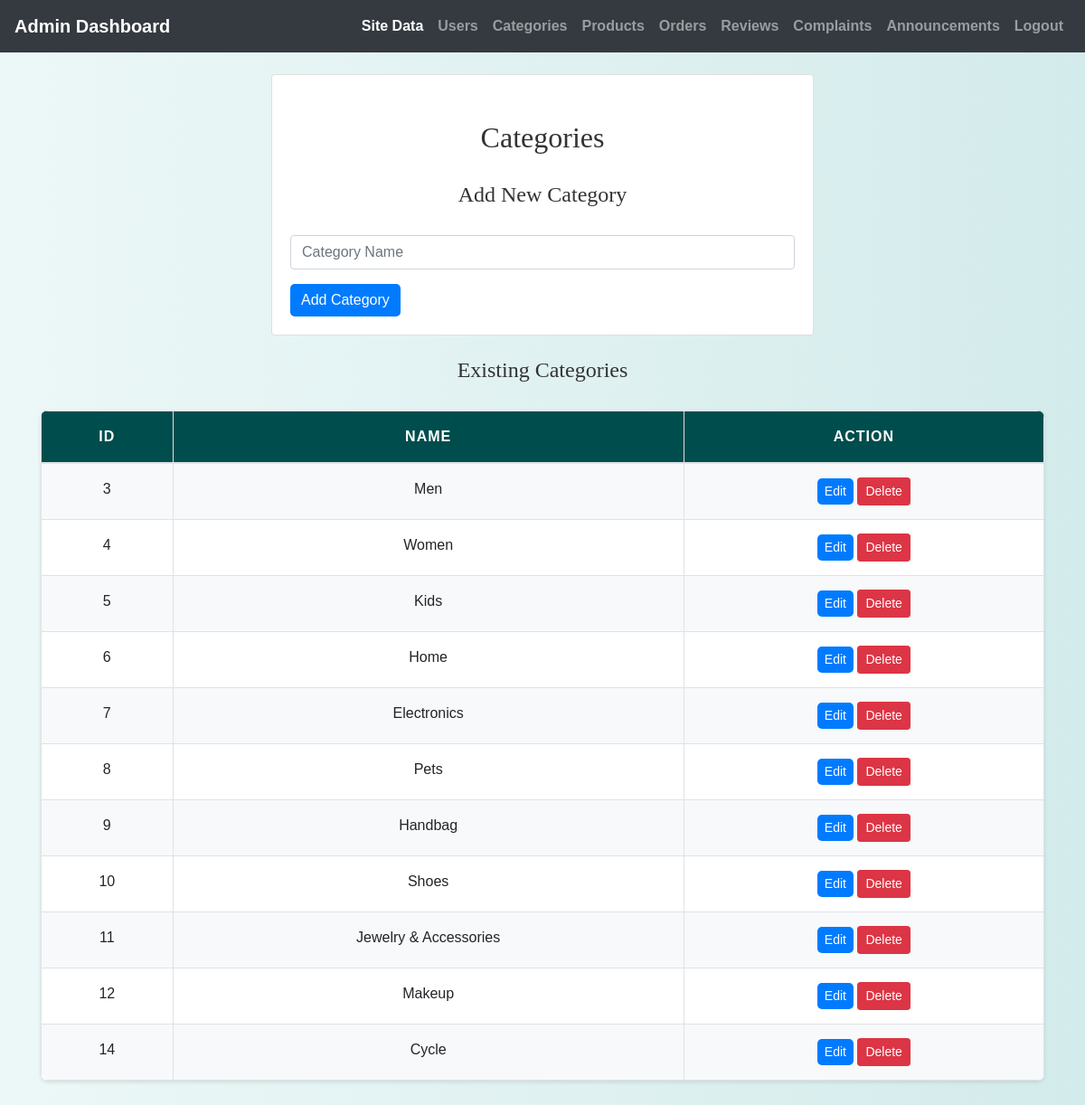
The page /admin/admin_category.php (signed in) on the database its author committed.
### tables this page shows
CREATE TABLE `categories` (
  `id` int(11) NOT NULL,
  `name` varchar(255) NOT NULL
);

### admin/admin_category.php (the view, shortened to what this page needs)
<?php
include 'config.php';
$sql_select = "SELECT * FROM categories";
$result = mysqli_query($conn, $sql_select);
?>
<!DOCTYPE html>
<html>
<head>
  <link rel="stylesheet" href="https://stackpath.bootstrapcdn.com/bootstrap/4.5.0/css/bootstrap.min.css">
  <link rel="stylesheet" href="./css/style.css">
</head>
<body>
  <?php include 'admin_navbar.php'; ?>
  <div class="container mt-4">
  <div class="card mx-auto" style="max-width: 600px;">
  <div class="card-body">
    <h2>Categories</h2>
    <h4>Add New Category</h4>
    <form method="post">
      <div class="form-group">
        <input type="text" class="form-control" name="category_name" placeholder="Category Name" required>
      </div>
      <button type="submit" class="btn btn-primary" name="add_category">Add Category</button>
    </form>
    </div>
    </div>
    <h4 class="mt-4">Existing Categories</h4>
    <table class="table">
      <thead>
        <tr>
          <th>ID</th>
          <th>Name</th>
          <th>Action</th>
        </tr>
      </thead>
      <tbody>
        <?php while ($row = mysqli_fetch_assoc($result)) : ?>
          <tr>
            <td><?php echo $row['id']; ?></td>
            <td><?php echo $row['name']; ?></td>
            <td>
              <a href="edit_category.php?id=<?php echo $row['id']; ?>" class="btn btn-sm btn-primary">Edit</a>
              <a href="?delete_id=<?php echo $row['id']; ?>" class="btn btn-sm btn-danger" onclick="return confirm('Are you sure you want to delete this category?')">Delete</a>
            </td>
          </tr>
        <?php endwhile; ?>
      </tbody>
    </table>
  </div>
</body>
</html>

### admin/css/style.css (style rules this page uses)
body { background: linear-gradient(90deg, rgba(233, 246, 246, 0.831), rgba(207, 233, 233, 0.9)); font-family: 'Arial', sans-serif; color: #333; line-height: 1.6; }
h1, h2, h3, h4 { text-align: center; margin-top: 30px; margin-bottom: 30px; font-family: 'Georgia', serif; }
.container { margin-bottom: 40px; }
.table { width: 100%; border-collapse: collapse; margin-top: 20px; font-size: 16px; background-color: #ffffff; border-radius: 8px; overflow: hidden; box-shadow: 0 2px 4px rgba(0, 0, 0, 0.1); }
.table th, .table td { padding: 15px; border: 1px solid #dee2e6; text-align: center; }
.table thead th { background-color: #004d4d; color: white; font-weight: bold; text-transform: uppercase; letter-spacing: 1px; }
.table tbody tr:nth-child(odd) { background-color: #f8f9fa; }
.btn-primary { color: #fff; border: none; border-radius: 5px; cursor: pointer; transition: background-color 0.3s ease; }
a { color: #006666; text-decoration: none; font-weight: bold; }

### rows shown on the page
categories: id "3", name "Men"
categories: id "4", name "Women"
categories: id "5", name "Kids"
categories: id "6", name "Home"
categories: id "7", name "Electronics"
categories: id "8", name "Pets"
categories: id "9", name "Handbag"
categories: id "10", name "Shoes"
categories: id "11", name "Jewelry & Accessories"
categories: id "12", name "Makeup"
categories: id "14", name "Cycle"
